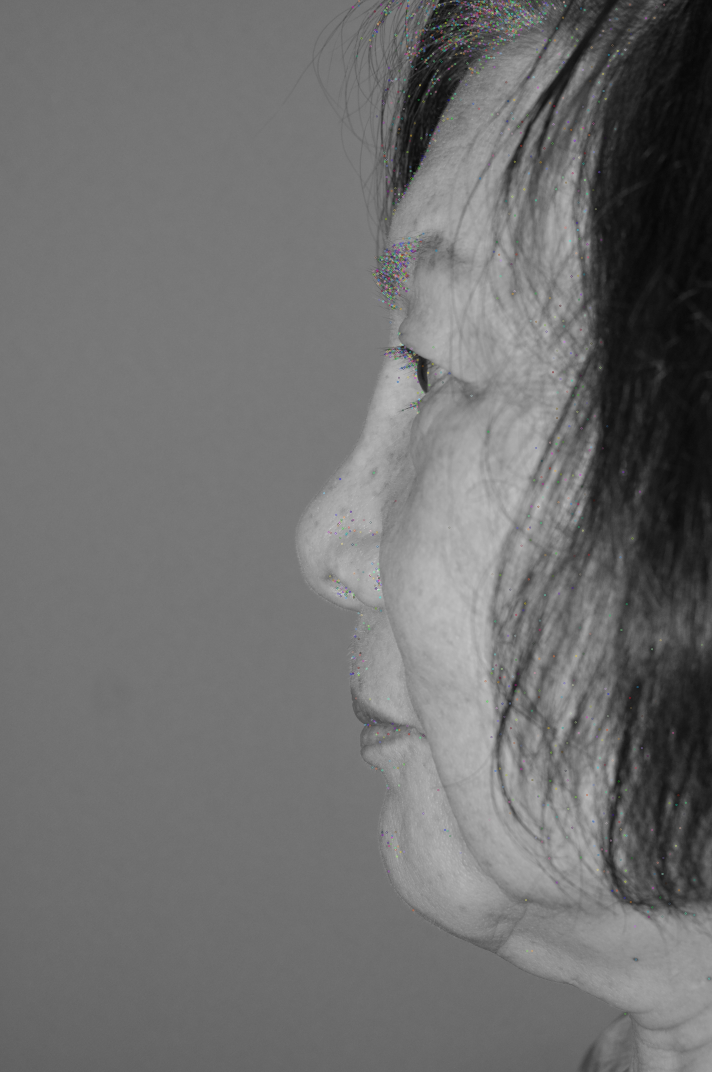
#> input picture openCV/sift_keypoints.jpg, 2848 x 4288 px, given in place of the camera (shown at 1/4 size)
$ jupyter execute 'Image processing 1.ipynb'   (text cells are left out)
#> lines starting #> are read from the running program, lines starting #| are printed output that depends on the picture; after the words box and inside, x2 and y2 are one past the last pixel; in counts of white or black regions, pixels touching at a corner belong together; pictures that were not available may be replaced by others from this repository, and a replacement may not be noted
[cell 1]
import cv2 as cv
flags = [i for i in dir(cv) if i.startswith('COLOR_')]
# print(flags)

[cell 2]
import cv2 as cv
import numpy as np

cap = cv.VideoCapture(0)
# img = cv.imread('123.jpg')
# hsv = cv.cvtColor(img,cv.COLOR_BGR2HSV)
while True:
    _, frame = cap.read()
#> frame is the input picture: shape (4288, 2848, 3); mean B, G, R 110.9, 110.9, 110.9
    hsv = cv.cvtColor(frame,cv.COLOR_BGR2HSV)
#> hsv: shape (4288, 2848, 3); mean H, S, V 3.5, 1.2, 111.2
    cv.imshow('img',frame)
    cv.imshow('hsv',hsv)
    if cv.waitKey(0):
#> (key Esc is pressed here)
        break
cap.release()

[cell 3]
# Translation
import numpy as np
import cv2 as cv
img = cv.imread('123.jpg')
rows,cols = img.shape[:2]
#> rows = 4288; cols = 2848

# Scaling
res = cv.resize(img, (0,0), fx=0.2, fy=0.2, interpolation=cv.INTER_LINEAR)
# Shift
M = np.float32([[1,0,500],[0,1,500]])
# Rotation
M = cv.getRotationMatrix2D((cols/2,rows/2),180,0.5)
# Affine transform
pts1 = np.float32([[50,50],[200,50],[50,200]])
pts2 = np.float32([[10,100],[200,50],[100,250]])
M = cv.getAffineTransform(pts1,pts2)
dst = cv.warpAffine(img,M,(cols,rows))

# Perspective transform
pts1 = np.float32([[56,65],[368,52],[28,387],[389,390]])
pts2 = np.float32([[0,0],[300,0],[0,300],[300,300]])
M = cv.getPerspectiveTransform(pts1,pts2)
dst = cv.warpPerspective(img,M,(cols,rows))

cv.imshow('img',dst)
cv.waitKey(0)
cv.destroyAllWindows()
cv.waitKey(1)

[cell 4]
import cv2 as cv
import numpy as np
from matplotlib import pyplot as plt

img = cv.imread('123.jpg',0)
#> img: shape (4288, 2848); min 5, max 248, mean 110.9

ret,thresh1 = cv.threshold(img,127,255,cv.THRESH_BINARY)
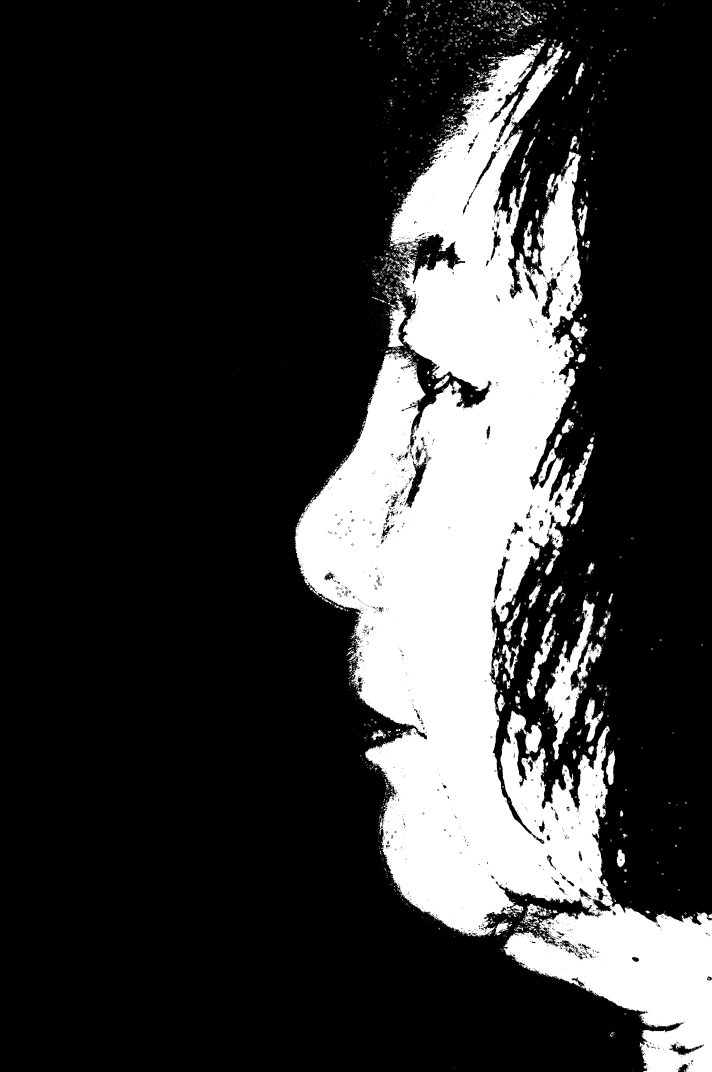
#> thresh1: shape (4288, 2848) (shown at 1/4 size); 21.3% white; 4172 white regions (3556 under 20 px), largest, box (x1, y1, x2, y2) and area: (1178, 153, 2848, 4288) 2444677, (2177, 2399, 2380, 3038) 35426, (2106, 2454, 2225, 2798) 9900
ret,thresh2 = cv.threshold(img,127,255,cv.THRESH_BINARY_INV)
ret,thresh3 = cv.threshold(img,127,255,cv.THRESH_TRUNC)
ret,thresh4 = cv.threshold(img,127,255,cv.THRESH_TOZERO)
ret,thresh5 = cv.threshold(img,127,255,cv.THRESH_TOZERO_INV)
titles = ['Original Image','BINARY','BINARY_INV','TRUNC','TOZERO','TOZERO_INV']
images = [img, thresh1, thresh2, thresh3, thresh4, thresh5]
for i in range(6):
    plt.subplot(2,3,i+1)
    plt.imshow(images[i],'gray',vmin=0,vmax=255)
    plt.title(titles[i])
    plt.xticks([]),plt.yticks([])
plt.show()

[cell 5]
import cv2 as cv
import numpy as np
import matplotlib.pyplot as plt

img = cv.imread('test.jpg',0)
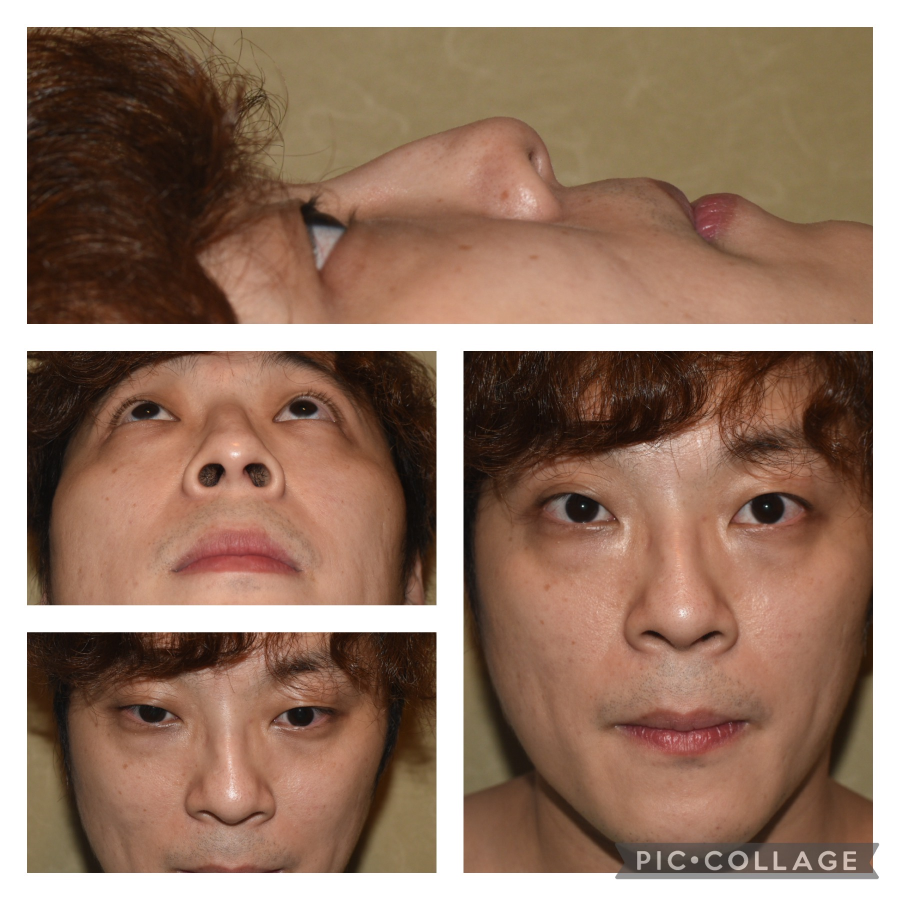
#> input picture openCV/face.JPG, 1800 x 1800 px, given in place of test.jpg, which was not available (shown at 1/2 size)
#> img: shape (1800, 1800); min 5, max 255, mean 127.6

img = cv.medianBlur(img,5)

ret,th1 = cv.threshold(img,127,255,cv.THRESH_BINARY)
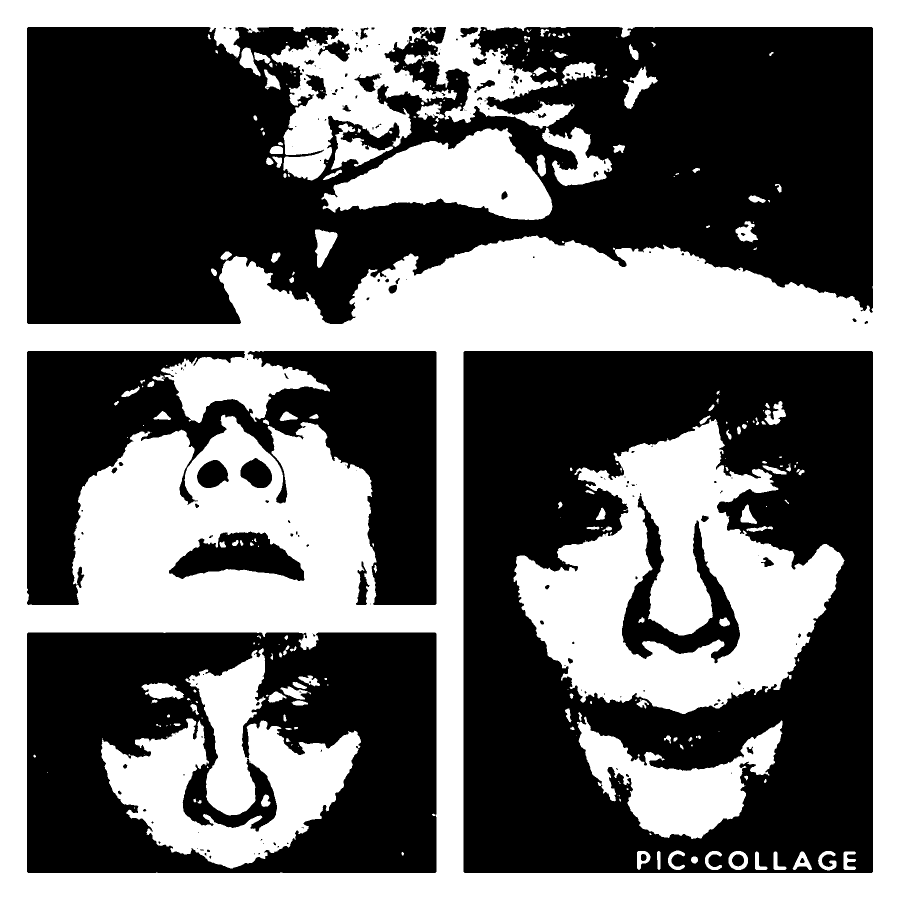
#> th1: shape (1800, 1800) (shown at 1/2 size); 43.3% white; 291 white regions (134 under 20 px), largest, box (x1, y1, x2, y2) and area: (0, 0, 1800, 1800) 974065, (1027, 838, 1689, 1428) 195356, (202, 1296, 722, 1737) 98049
th2 = cv.adaptiveThreshold(img,255,cv.ADAPTIVE_THRESH_MEAN_C, cv.THRESH_BINARY,11,2)
#> th2: shape (1800, 1800); 83.9% white; 13251 black regions (10068 under 20 px), largest, box (x1, y1, x2, y2) and area: (54, 54, 1746, 648) 56105, (927, 702, 1758, 1758) 46612, (54, 1264, 873, 1746) 37023
th3 = cv.adaptiveThreshold(img,255,cv.ADAPTIVE_THRESH_GAUSSIAN_C, cv.THRESH_BINARY,11,2)
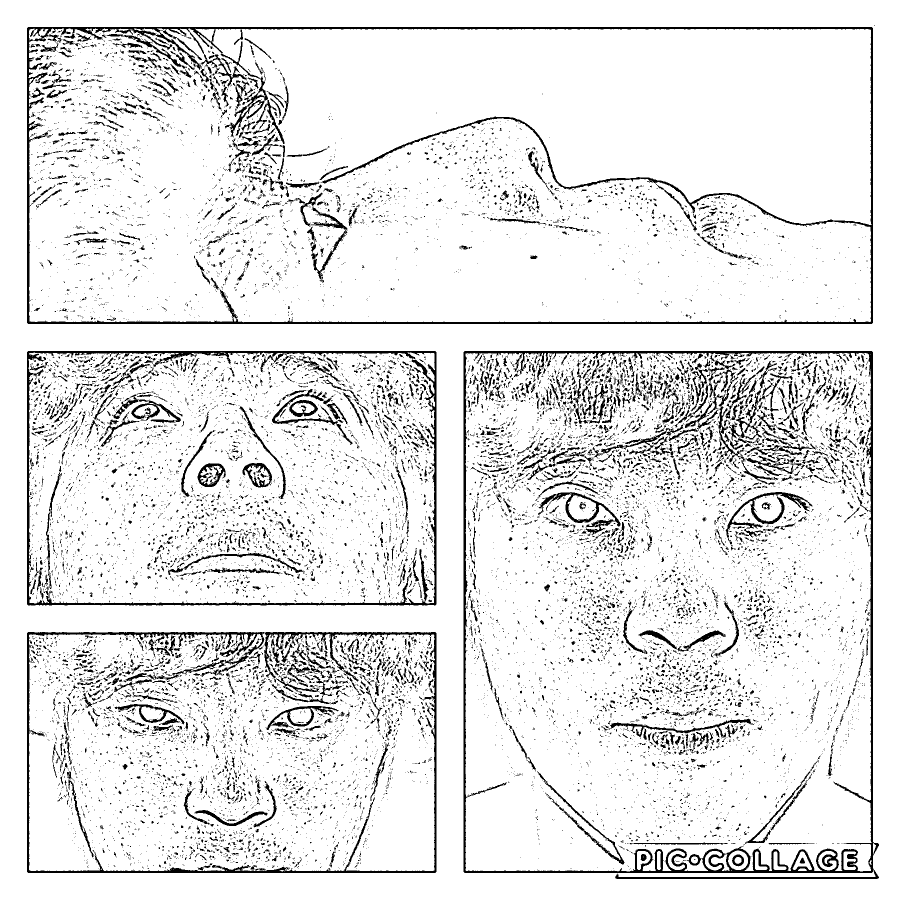
#> th3: shape (1800, 1800) (shown at 1/2 size); 90.7% white; 16783 black regions (14920 under 20 px), largest, box (x1, y1, x2, y2) and area: (54, 54, 1746, 648) 33383, (927, 702, 1758, 1758) 28301, (54, 1264, 873, 1746) 17753
titles = ['Original Image', 'Global Thresholding (v = 127)',
            'Adaptive Mean Thresholding', 'Adaptive Gaussian Thresholding']
images = [img, th1, th2, th3]
for i in range(4):
    plt.subplot(2,2,i+1),plt.imshow(images[i],'gray')
    plt.title(titles[i])
    plt.xticks([]),plt.yticks([])
plt.show()

[cell 6]
import cv2 as cv
import numpy as np
import matplotlib.pyplot as plt

img = cv.imread('123.jpg',0)

# global thresholding
ret1,th1 = cv.threshold(img,127,255,cv.THRESH_BINARY)
# Otsu's thresholding
ret2,th2 = cv.threshold(img,0,255,cv.THRESH_BINARY+cv.THRESH_OTSU)
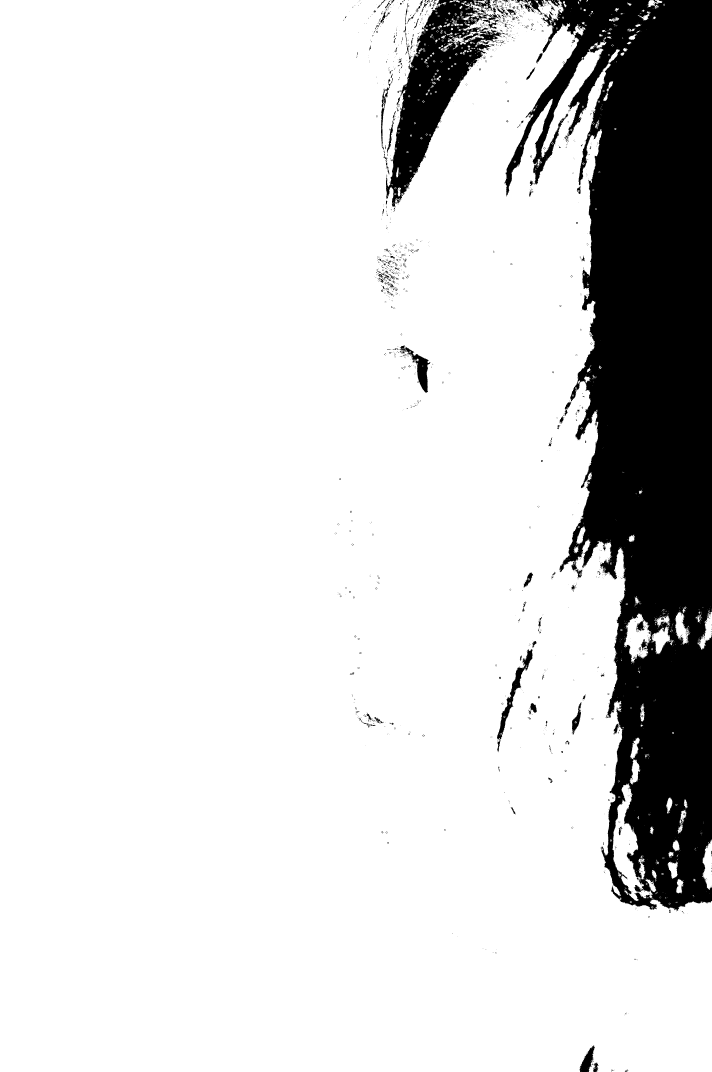
#> th2: shape (4288, 2848) (shown at 1/4 size); 85.3% white; 2696 black regions (2418 under 20 px), largest, box (x1, y1, x2, y2) and area: (2018, 0, 2848, 3645) 1609351, (1544, 0, 2006, 828) 130985, (1988, 2597, 2131, 3007) 7967
#> ret2 = 81
# Otsu's thresholding after Gaussian filtering
blur = cv.GaussianBlur(img,(5,5),0)
ret3,th3 = cv.threshold(blur,0,255,cv.THRESH_BINARY+cv.THRESH_OTSU)
#> th3: shape (4288, 2848); 85.5% white; 653 black regions (475 under 20 px), largest, box (x1, y1, x2, y2) and area: (2019, 0, 2848, 3642) 1598058, (1544, 0, 2002, 826) 127762, (1989, 2598, 2129, 3005) 7627
#> ret3 = 80
# plot all the images and their histograms
images = [img, 0, th1,
          img, 0, th2,
          blur, 0, th3]
titles = ['Original Noisy Image','Histogram','Global Thresholding (v=127)',
          'Original Noisy Image','Histogram',"Otsu's Thresholding",
          'Gaussian filtered Image','Histogram',"Otsu's Thresholding"]
for i in range(3):
    plt.subplot(3,3,i*3+1),plt.imshow(images[i*3],'gray')
    plt.title(titles[i*3]), plt.xticks([]), plt.yticks([])
    plt.subplot(3,3,i*3+2),plt.hist(images[i*3].ravel(),256)
    plt.title(titles[i*3+1]), plt.xticks([]), plt.yticks([])
    plt.subplot(3,3,i*3+3),plt.imshow(images[i*3+2],'gray')
    plt.title(titles[i*3+2]), plt.xticks([]), plt.yticks([])
plt.show()
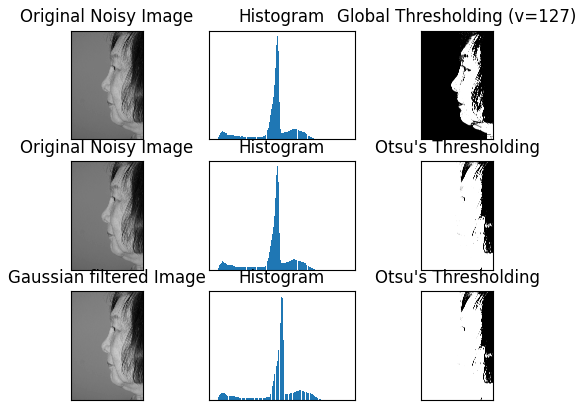
#> figure drawn by matplotlib, 9 panels
